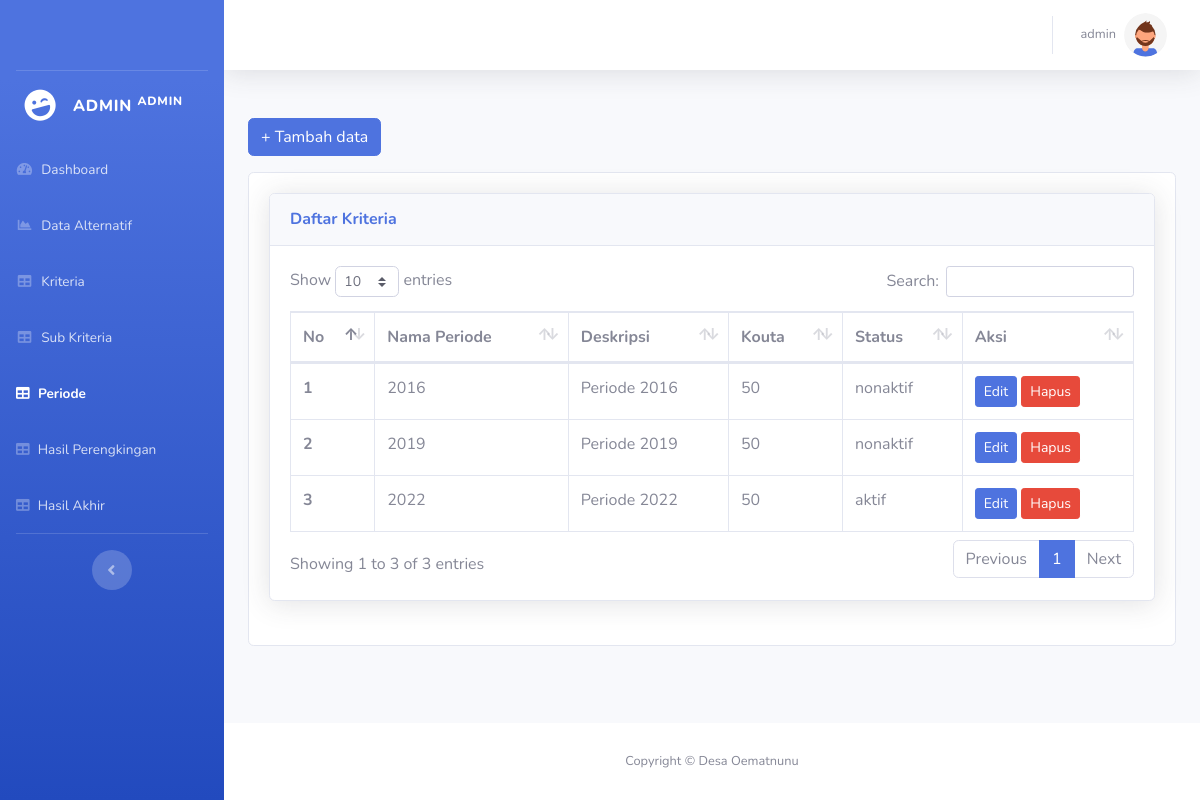
Page /admin/periode.php (signed in) on the committed database.
### tables this page shows
CREATE TABLE `periode` (
  `id_periode` int(11) NOT NULL,
  `nama_periode` varchar(255) NOT NULL,
  `deskripsi` text NOT NULL,
  `kuota` int(11) NOT NULL,
  `status` enum('aktif','nonaktif') NOT NULL
);

### config.php (called while the page is built, shortened)
<?php
function connectDatabase()
{
    $conn = new mysqli(DB_HOST, DB_USERNAME, DB_PASSWORD, DB_NAME);
    return $conn;
}
?>

### admin/functions/periode.php (called while the page is built, shortened)
<?php
    require_once '../config.php';
    class Periode{
        private $db;
        public function __construct()
        {
            $this->db = connectDatabase();
        }
        public function getPeriode(){
            return $this->db->query("SELECT * FROM `periode` WHERE id_periode!=-1");
        }
    }
    $Periode = new Periode();
?>

### admin/periode.php (the view, shortened to what this page needs)
<?php
require_once './header.php';
require_once './functions/periode.php';
?>
<?php
$data_Periode = $Periode->getPeriode();
?>
<div class="row">
    <div class="col-lg-12">
        <button type="button" class="btn btn-primary mb-3" data-toggle="modal" data-target="#tambah">
            + Tambah data
        </button>
        <div class="card">
            <div class="card-body">
                <div class="card shadow mb-4">
                    <div class="card-header py-3">
                        <h6 class="m-0 font-weight-bold text-primary">Daftar Kriteria</h6>
                    </div>
                    <div class="card-body">
                        <div class="table-responsive">
                            <table class="table table-bordered" id="dataTable" width="100%" cellspacing="0">
                                <thead>
                                    <tr>
                                        <th>No</th>
                                        <th>Nama Periode</th>
                                        <th>Deskripsi</th>
                                        <th>Kouta</th>
                                        <th>Status</th>
                                        <th>Aksi</th>
                                    </tr>
                                </thead>
                                <tbody>
                                    <?php foreach ($data_Periode as $key => $periode):?>
                                    <tr>
                                        <th scope="row"><?=$key+1;?></th>
                                        <td><?=$periode['nama_periode'];?></td>
                                        <td><?=$periode['deskripsi'];?></td>
                                        <td><?=$periode['kuota'];?></td>
                                        <td><?=$periode['status'];?></td>
                                        <td>
                                            <button type="button" class="btn btn-sm btn-primary" data-toggle="modal"
                                                data-target="#edit<?= $periode['id_periode'];?>">
                                                Edit
                                            </button>
                                            <button type="button" class="btn btn-sm btn-danger" data-toggle="modal"
                                                data-target="#hapus<?= $periode['id_periode'];?>">
                                                Hapus
                                            </button>
                                        </td>
                                    </tr>
                                    <?php endforeach;?>
                                </tbody>
                            </table>
                        </div>
                    </div>
                </div>
            </div>
        </div>
    </div>
</div>
<?php require_once './footer.php';?>

### rows in the picture
periode: nama_periode "2016", deskripsi "Periode 2016", kuota "50", status "nonaktif"
periode: nama_periode "2019", deskripsi "Periode 2019", kuota "50", status "nonaktif"
periode: nama_periode "2022", deskripsi "Periode 2022", kuota "50", status "aktif"

### other values in the picture
$_SESSION['username'] "ADMIN"
$_SESSION['username'] "admin"
